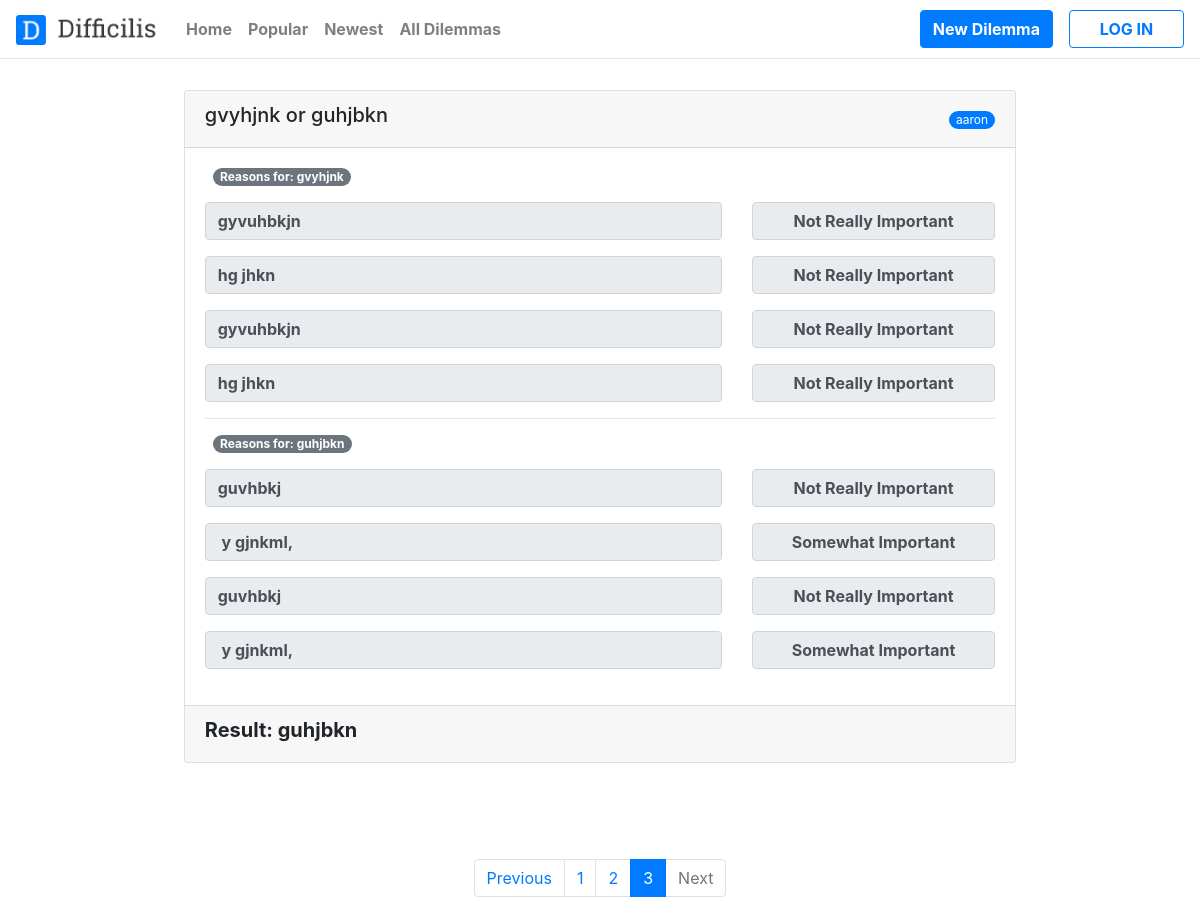
/all_dilemmas?page=3, run on an earlier commit of the app's database.
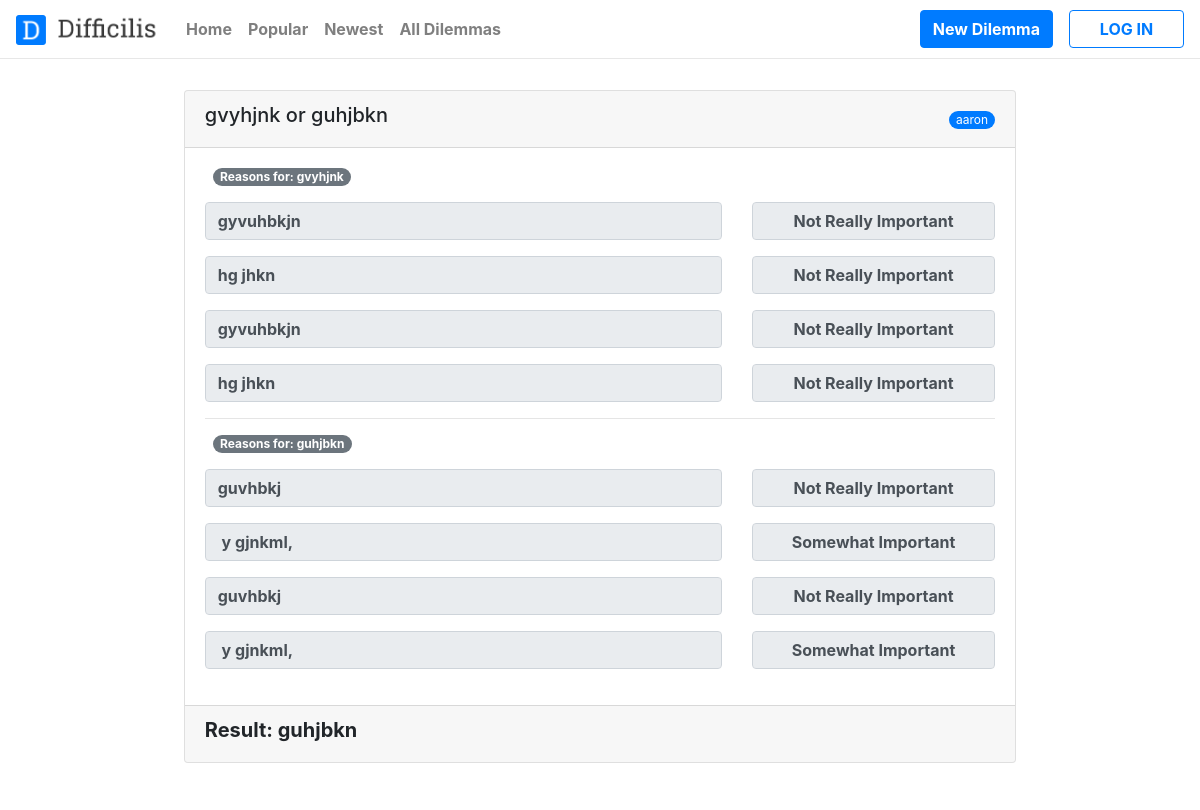
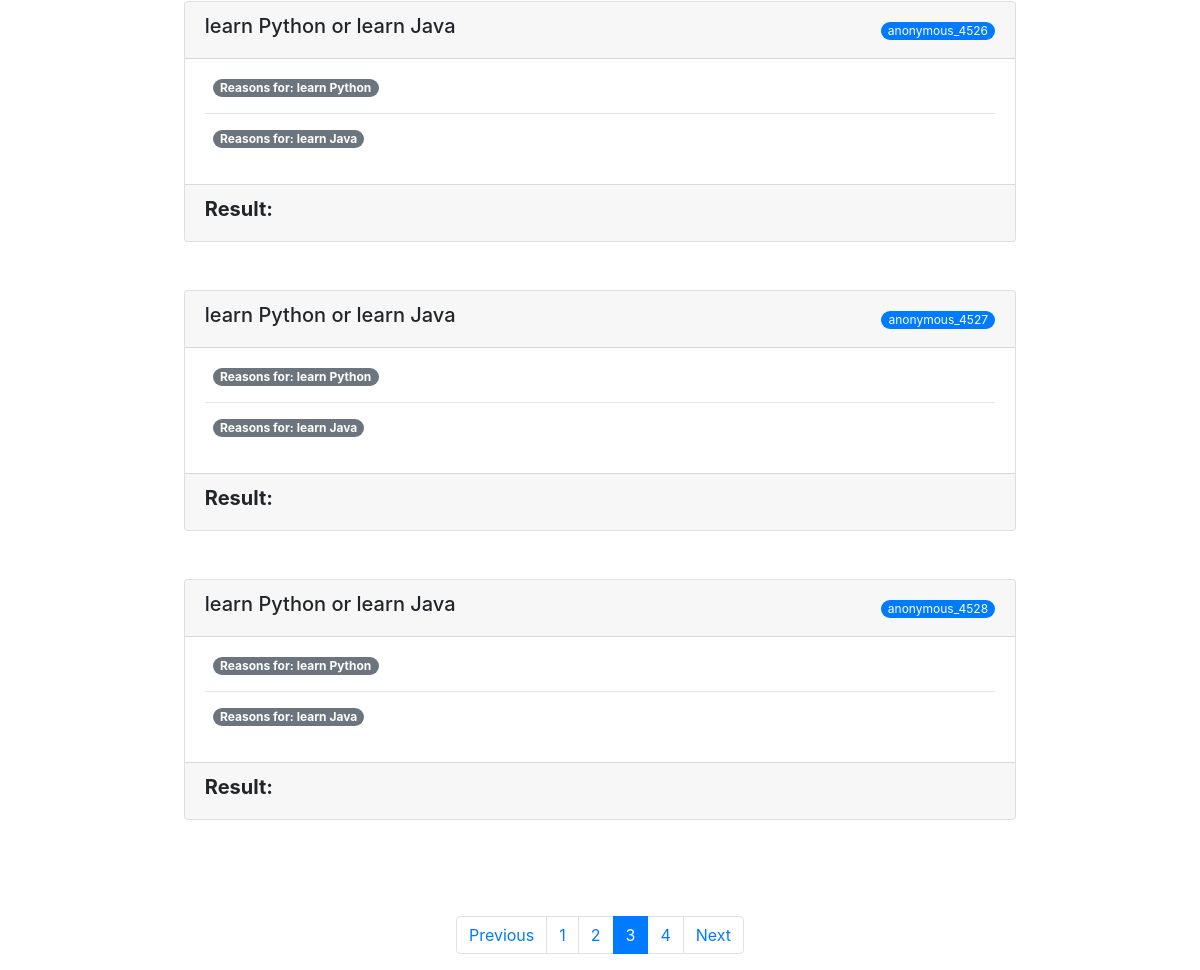
And on a later commit of the database (2 pictures, top to bottom).
### easydilemma/models.py (models this page shows, shortened)
class Dilemma(models.Model):
    dilemma_part_one = models.ForeignKey(DilemmaPartOne, on_delete=models.CASCADE)
    dilemma_part_two = models.ForeignKey(DilemmaPartTwo, on_delete=models.CASCADE)
    result = models.TextField()
    user = models.ForeignKey(User, null=True, blank=True, default = None, on_delete=models.CASCADE)
    should_post = models.BooleanField(default=True)

class DilemmaPartOne(models.Model):
    dilemma_part_one = models.CharField(max_length=500)

class DilemmaPartTwo(models.Model):
    dilemma_part_two = models.CharField(max_length=500)

class ReasonPartOne(models.Model):
    dilemma = models.ForeignKey(DilemmaPartOne, default=None, related_name="reason_part_one", on_delete=models.CASCADE)
    reason = models.TextField()
    selected_option = models.CharField(max_length=50)

class ReasonPartTwo(models.Model):
    dilemma = models.ForeignKey(DilemmaPartTwo, default=None, related_name="reason_part_two" , on_delete=models.CASCADE)
    reason = models.TextField()
    selected_option = models.CharField(max_length=50)

### easydilemma/views.py (the view)
# urls.py: path('all_dilemmas', views.all_dilemmas, name="all_dilemmas"),
def all_dilemmas(request):
    get_all_dilemmas = Dilemma.objects.all()
    paginator = Paginator(get_all_dilemmas, 5)
    page = request.GET.get('page', 1)
    all_dilemmas = paginator.page(page)
    context = {
        'all_dilemmas': all_dilemmas,
    }
    return render(request, 'easydilemma/all_dilemmas.html', context)

### easydilemma/templates/easydilemma/all_dilemmas.html (shortened to what this page needs)
<!DOCTYPE html>
<html lang="en">
<head>
    {% load static %}
    <link rel="stylesheet" href="https://maxcdn.bootstrapcdn.com/bootstrap/4.0.0/css/bootstrap.min.css">
    <link rel="stylesheet" href="../../static/easydilemma/css/main.css">
    <link rel="stylesheet" href="https://use.fontawesome.com/releases/v5.8.1/css/all.css">
</head>
<body>
    <header class="header">
        <nav class="navbar navbar-expand-lg fixed-top shadow navbar-light bg-white">
                <div class="d-flex">
                    <a class="navbar-brand grow" href="{% url 'easydilemma:index' %}"><img src="{% static 'easydilemma/images/Logo.png' %}" id="logo" style="max-height: 30px; max-width: 150px;;"  alt="Difficilis"></a>
                </div>
            <div class="collapse navbar-collapse" id="navbarCollapse">
                <ul class="navbar-nav">
                <li class="nav-item" ><a  href="{% url 'easydilemma:index' %}" class="nav-link font-weight-bold">Home</a></li>
                <li class="nav-item "><a  href="{% url 'easydilemma:all_dilemmas' %}" class="nav-link font-weight-bold">Popular</a></li>
                <li class="nav-item"><a  href="{% url 'easydilemma:all_dilemmas' %}" class="nav-link font-weight-bold">Newest</a></li>
                <li class="nav-item"><a  href="{% url 'easydilemma:all_dilemmas' %}" class="nav-link font-weight-bold">All Dilemmas</a></li>
                </ul>
                <ul class="navbar-nav ml-auto">
                    {% if user.is_authenticated %}
                    <li class="nav-item ml-lg-3 "><a  href="{% url 'easydilemma:dilemma' %}" class="btn btn-primary "><strong>New Dilemma</strong></a></li>
                    <li class="nav-item ml-lg-3 "><a  href="{% url 'users:logout' %}" class="btn btn-outline-primary navbar_btn"><strong>Log Out</strong></a></li>
                    {% else %}
                    <li class="nav-item ml-lg-3 "><a  href="{% url 'easydilemma:dilemma' %}" class="btn btn-primary"><strong>New Dilemma</strong></a></li>
                    <li class="nav-item ml-lg-3 "><a  href="{% url 'users:login' %}" class="btn btn-outline-primary navbar_btn" ><strong>LOG IN</strong></a></li>
                    {% endif %}
                </ul>
            </div>
        </nav>
        </header>
{% for dilemma in all_dilemmas %}
{% if dilemma.should_post %}
<div class="container mb-5">
        <div class="card w-75 mx-auto">
            <div class="card-header">
                {% if dilemma.user is None %}
                    <span class="small badge badge-pill badge-primary font-weight-normal float-right mt-2 align-middle">anonymous_45{{ dilemma.id }}</span>
                {% else %}
                    <span class="small badge badge-pill badge-primary font-weight-normal float-right mt-2 align-middle">{{ dilemma.user }}</span>
                {% endif %}
                <h5>{{ dilemma.dilemma_part_one.dilemma_part_one }} or {{ dilemma.dilemma_part_two.dilemma_part_two }}</h5>
            </div>
            <div class="card-body">
                    <div class="row mb-3 ml-2">
                        <span class="badge badge-pill badge-secondary">Reasons for: {{ dilemma.dilemma_part_one.dilemma_part_one }}</span>
                    </div>
                {% for reason in dilemma.dilemma_part_one.reason_part_one.all %}
                <div class="row mb-3">
                    <div class="col-md-8">
                        <input type="text" class="form-control font-weight-bold expand-reason text-truncate" value="{{ reason.reason }}" readonly>
                    </div>
                    <div class="col-md-4">
                            {% if reason.selected_option == "1" %}
                                <input type="text" class="form-control text-center font-weight-bold" value="Not Really Important" readonly>
                            {% elif reason.selected_option == "2" %}
                                <input type="text" class="form-control text-center font-weight-bold" value="Somewhat Important" readonly>
                            {% elif reason.selected_option == "3" %}
                                <input type="text" class="form-control text-center font-weight-bold" value="Important" readonly>
                            {% elif reason.selected_option == "4" %}
                                <input type="text" class="form-control text-center font-weight-bold" value="Very Important" readonly>
                            {% elif reason.selected_option == "5" %}
                                <input type="text" class="form-control text-center font-weight-bold" value="Extremely Important" readonly>
                            {% endif %}
                    </div>
                </div>
                {% endfor %}
                <hr>
                <div class="row mb-3 ml-2">
                    <span class="badge badge-pill badge-secondary">Reasons for: {{ dilemma.dilemma_part_two.dilemma_part_two }}</span>
                </div>
                {% for reason in dilemma.dilemma_part_two.reason_part_two.all %}
                <div class="row mb-3">
                    <div class="col-md-8">
                        <input type="text" class="form-control font-weight-bold expand-reason text-truncate" value="{{ reason.reason }}" readonly>
                    </div>
                    <div class="col-md-4">
                            {% if reason.selected_option == "1" %}
                                <input type="text" class="form-control text-center font-weight-bold" value="Not Really Important" readonly>
                            {% elif reason.selected_option == "2" %}
                                <input type="text" class="form-control text-center font-weight-bold" value="Somewhat Important" readonly>
                            {% elif reason.selected_option == "3" %}
                                <input type="text" class="form-control text-center font-weight-bold" value="Important" readonly>
                            {% elif reason.selected_option == "4" %}
                                <input type="text" class="form-control text-center font-weight-bold" value="Very Important" readonly>
                            {% elif reason.selected_option == "5" %}
                                <input type="text" class="form-control text-center font-weight-bold" value="Extremely Important" readonly>
                            {% endif %}
                    </div>
                </div>
                {% endfor %}
            </div>
        <div class="card-footer">
            <h5><strong>Result: {{ dilemma.result }}</strong></h5>
        </div>
    </div>
</div>
{% endif %}
{% endfor %}
<br> <br>
{% if all_dilemmas.has_other_pages %}
<div class="container d-flex justify-content-center">
<nav aria-label="Page navigation example">
        <ul class="pagination">
            {% if all_dilemmas.has_previous %}
                <li class="page-item"><a class="page-link" href="?page={{ all_dilemmas.previous_page_number }}">Previous</a></li>
            {% else %}
                <li class="page-item disabled"><a class="page-link" >Previous</a></li>
            {% endif %}
            {% for i in all_dilemmas.paginator.page_range %}
                {% if all_dilemmas.number == i %}
                    <li class="active page-item"><a class="page-link" href="?page={{ i }}">{{ i }}<span class="sr-only">(current)</span></a></li>
                {% else %}
                    <li class="page-item"><a class="page-link" href="?page={{ i }}">{{ i }}</a></li>
                {% endif %}
            {% endfor %}
            {% if all_dilemmas.has_next %}
                <li class="page-item"><a class="page-link" href="?page={{ all_dilemmas.next_page_number }}">Next</a></li>
            {% else %}
            <li class="page-item disabled"><a class="page-link" >Next</a></li>
            {% endif %}
        </ul>
      </nav>
        </div>
      {% endif %}
</body>
</html>

### easydilemma/static/easydilemma/css/main.css (style rules this page uses)
.navbar_btn { width: 115px; }
.navbar { border-bottom:1px solid #e7e7e7; }
body { padding-top:90px; }

What changed in the data, as far as the page shows it:
added Dilemma: id "26", dilemma_part_one.dilemma_part_one "learn Python", dilemma_part_two.dilemma_part_two "learn Java"
added Dilemma: id "27", dilemma_part_one.dilemma_part_one "learn Python", dilemma_part_two.dilemma_part_two "learn Java"
added Dilemma: id "28", dilemma_part_one.dilemma_part_one "learn Python", dilemma_part_two.dilemma_part_two "learn Java"
Also different on the page:
new list line: "4"
